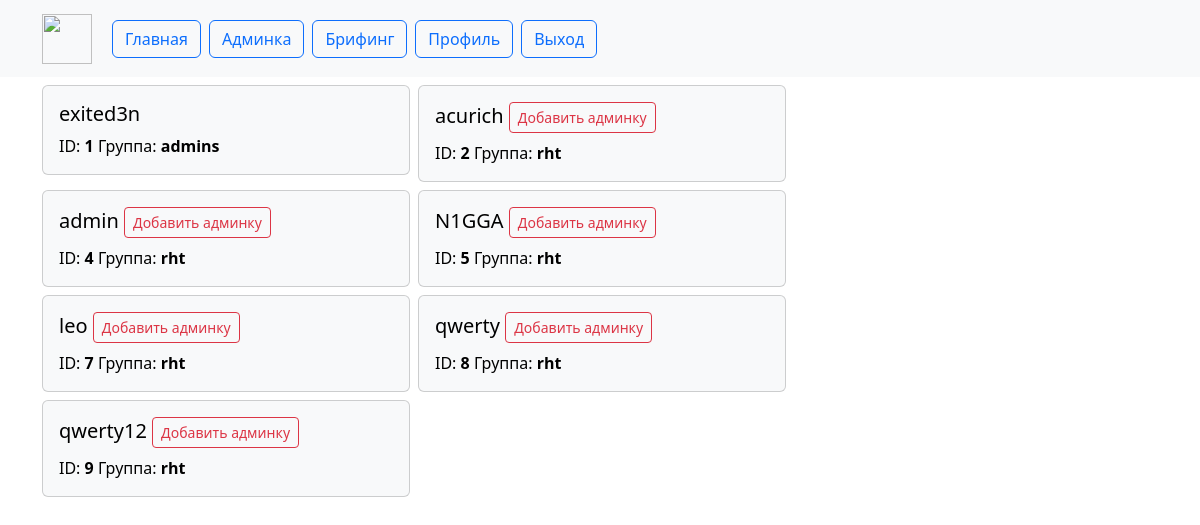
Page /adm (signed in) on the committed database.
### web/models.py (models this page shows)
class User(UserMixin, db.Model):
    id = db.Column(db.Integer, primary_key=True)
    name = db.Column(db.String(1000), unique=True)
    password = db.Column(db.String(100))
    email = db.Column(db.String(100), unique=True)
    active = db.Column(db.Boolean())
    group = db.Column(db.String(100))
    created_on = db.Column(db.DateTime(), default=datetime.now())

### web/main.py (the view)
@main.route('/adm')
@login_required
def admin_panel():
    show_user = show_users()
    return render_template('admin.html', users=show_user)

### web/__init__.py (called while the page is built)
def create_app():
    app = Flask(__name__)
    app.register_error_handler(404, page_not_found)
    app.config['SECRET_KEY'] = '33bf3cd3-ad1c-4429-b636-a807fc084e92_20ef441b-a7f2-4207-b0dc-543ca0d37aa2'
    app.config['SQLALCHEMY_DATABASE_URI'] = 'sqlite:///data.db'
    db.init_app(app)
    login_manager = LoginManager()
    login_manager.login_view = 'auth.login'
    login_manager.init_app(app)
    from .models import User
    with app.app_context():
        db.create_all()
    @login_manager.user_loader
    def load_user(user_id):
        return User.query.get(int(user_id))
    from .auth import auth as auth_blueprint
    app.register_blueprint(auth_blueprint)
    from .main import main as main_blueprint
    app.register_blueprint(main_blueprint)
    return app

### web/db_functions.py (called while the page is built)
def show_users():
    users = User.query.all()
    users_list = []
    for user in users:
        users_list.append({'id': user.id, 'name': user.name, 'group': user.group, 'active': user.active})
    return users_list

### web/templates/admin.html
{% extends "base.html" %}
{% block content %}
<div class="row row-cols-1 row-cols-md-2 g-2">
        {% for user in users %}
  <div class="col">
    <div class="card text-bg-light">
      <div class="card-body">
        <h5 class="card-title">{{ user.name }}
          {% if user.group != 'admins' %}
         <button type="button" class="btn btn-outline-danger btn-sm">Добавить админку</button>
        {% endif %}
        </h5>
          <p class="card-text">ID: <b>{{ user.id }}</b>  Группа: <b>{{ user.group }}</b> </p>
      </div>
    </div>
  </div>
{% endfor %}
</div>
{% endblock %}

### rows in the picture
User: name "exited3n", id "1", group "admins"
User: name "acurich", shows "Добавить админку", id "2", group "rht"
User: name "admin", shows "Добавить админку", id "4", group "rht"
User: name "N1GGA", shows "Добавить админку", id "5", group "rht"
User: name "leo", shows "Добавить админку", id "7", group "rht"
User: name "qwerty", shows "Добавить админку", id "8", group "rht"
User: name "qwerty12", shows "Добавить админку", id "9", group "rht"
